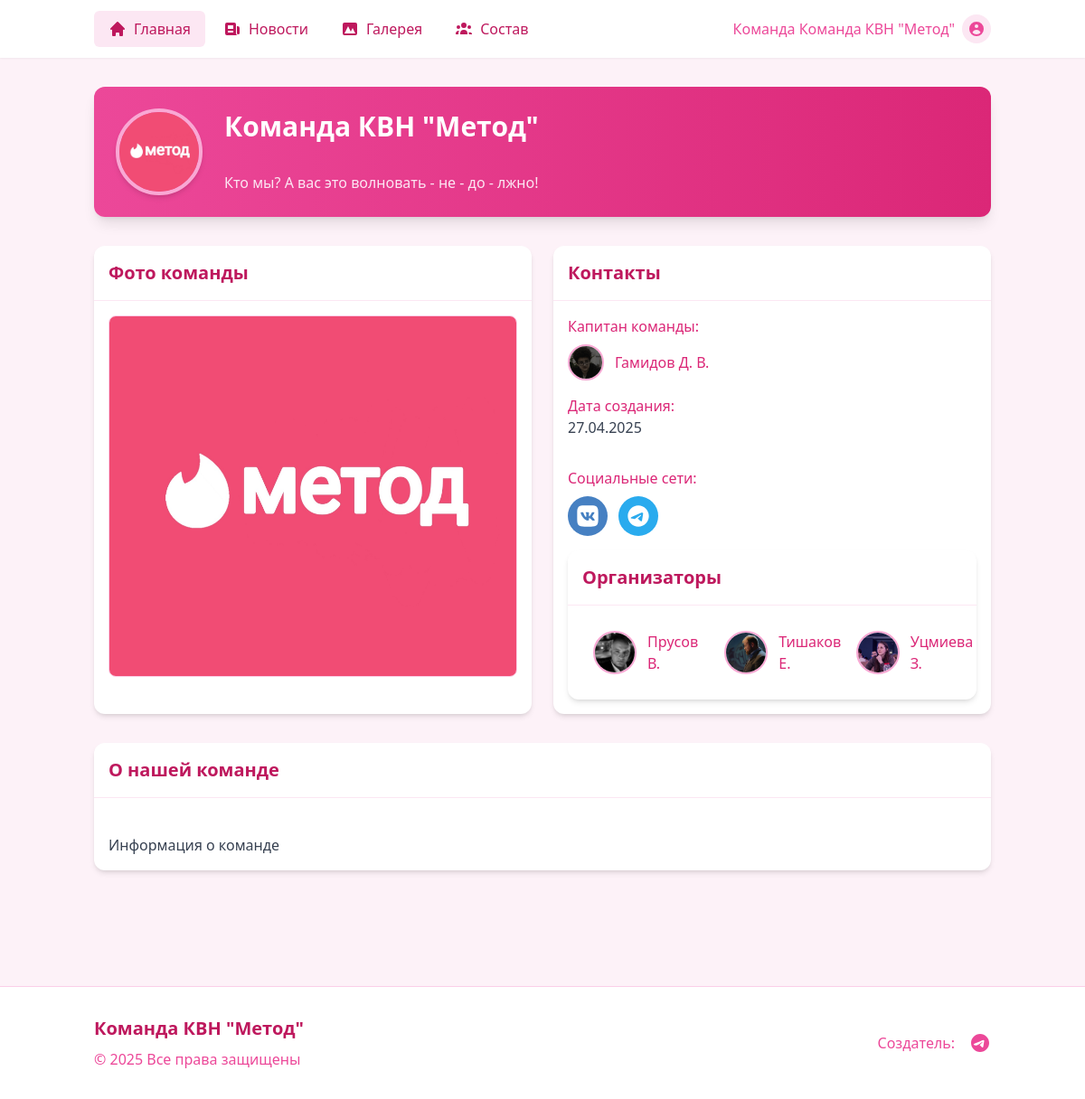
The page / on the database its author committed.
### data/group.py (models this page shows, shortened)
class VKTeam(SqlAlchemyBase):
    __tablename__ = 'vk_teams'
    id = Column(Integer, primary_key=True, autoincrement=True)
    captain_link = Column(String(255), nullable=False)
    group_link = Column(String(255), nullable=False)
    telegram_link = Column(String(255), nullable=False)
    group_id = Column(String(255), nullable=False)
    group_name = Column(String(255), nullable=False)
    photo = Column(String(255))  # Путь к изображению
    description = Column(Text)  # Для длинных описаний
    description2 = Column(Text)  # Для длинных описаний
    created_at = Column(DateTime, default=datetime.utcnow)
    updated_at = Column(DateTime, default=datetime.utcnow, onupdate=datetime.utcnow)

### data/capitan.py (models this page shows)
class TeamCaptain(SqlAlchemyBase):
    __tablename__ = 'team_captain'
    id = Column(Integer, primary_key=True)
    first_name = Column(String(50), nullable=False)
    last_name = Column(String(50), nullable=False)
    patronymic = Column(String(50))
    photo = Column(String(100))

### data/organize.py (models this page shows)
class Organizer(SqlAlchemyBase):
    __tablename__ = 'organizers'
    id = Column(Integer, primary_key=True)
    first_name = Column(String(50), nullable=False)
    last_name = Column(String(50), nullable=False)
    patronymic = Column(String(50))
    photo = Column(String(100))  # Только имя файла, например: "org1.jpg"
    position = Column(String(100))  # Должность/роль организатора
    vk_link = Column(String(255))  # Ссылка на профиль

### main_wb/main_page.py (the view)
@main.route('/')
def team_page():
    db_sess = create_session()
    team = db_sess.query(VKTeam).first()
    captain = db_sess.query(TeamCaptain).first()
    organizers = db_sess.query(Organizer).all()
    return render_template(
        'page.html',
        team=team,
        captain=captain,
        organizers=organizers,
        now=datetime.now()
    )

### data/db_session.py (called while the page is built)
def create_session() -> Session:
    global __factory
    return __factory()

### main_wb/templates/page.html (shortened to what this page needs)
<!DOCTYPE html>
<html lang="ru">
<head>
    <script src="https://cdn.tailwindcss.com"></script>
</head>
<body class="bg-pink-50 min-h-screen">
    <nav class="bg-white shadow-sm sticky top-0 z-50">
        <div class="container mx-auto px-4 py-3 flex justify-between items-center">
            <div class="flex space-x-1">
                <a href="/" class="px-4 py-2 rounded-md bg-pink-100 text-pink-700 font-medium nav-link flex items-center">
                    <svg class="w-5 h-5 mr-2" fill="currentColor" viewBox="0 0 20 20">
                        <path d="M10.707 2.293a1 1 0 00-1.414 0l-7 7a1 1 0 001.414 1.414L4 10.414V17a1 1 0 001 1h2a1 1 0 001-1v-2a1 1 0 011-1h2a1 1 0 011 1v2a1 1 0 001 1h2a1 1 0 001-1v-6.586l.293.293a1 1 0 001.414-1.414l-7-7z"/>
                    </svg>
                    Главная
                </a>
                <a href="/news" class="px-4 py-2 rounded-md text-pink-700 font-medium nav-link flex items-center">
                    <svg class="w-5 h-5 mr-2" fill="currentColor" viewBox="0 0 20 20">
                        <path fill-rule="evenodd" d="M2 5a2 2 0 012-2h8a2 2 0 012 2v10a2 2 0 002 2H4a2 2 0 01-2-2V5zm3 1h6v4H5V6zm6 6H5v2h6v-2z" clip-rule="evenodd"/>
                        <path d="M15 7h1a2 2 0 012 2v5.5a1.5 1.5 0 01-3 0V7z"/>
                    </svg>
                    Новости
                </a>
                <a href="/gallery" class="px-4 py-2 rounded-md text-pink-700 font-medium nav-link flex items-center">
                    <svg class="w-5 h-5 mr-2" fill="currentColor" viewBox="0 0 20 20">
                        <path fill-rule="evenodd" d="M4 3a2 2 0 00-2 2v10a2 2 0 002 2h12a2 2 0 002-2V5a2 2 0 00-2-2H4zm12 12H4l4-8 3 6 2-4 3 6z" clip-rule="evenodd"/>
                    </svg>
                    Галерея
                </a>
                <a href="/structure" class="px-4 py-2 rounded-md text-pink-700 font-medium nav-link flex items-center">
                    Состав
                </a>
            </div>
            <div class="flex items-center space-x-2">
                <span class="text-pink-500 font-medium">Команда {{ team.group_name if team else "" }}</span>
                <div class="w-8 h-8 rounded-full bg-pink-100 flex items-center justify-center">
                    <svg class="w-5 h-5 text-pink-500" fill="currentColor" viewBox="0 0 20 20">
                        <path fill-rule="evenodd" d="M18 10a8 8 0 11-16 0 8 8 0 0116 0zm-6-3a2 2 0 11-4 0 2 2 0 014 0zm-2 4a5 5 0 00-4.546 2.916A5.986 5.986 0 0010 16a5.986 5.986 0 004.546-2.084A5 5 0 0010 11z" clip-rule="evenodd"/>
                    </svg>
                </div>
            </div>
        </div>
    </nav>
    <main class="container mx-auto px-4 py-8 animate-fade-in">
        <div class="bg-gradient-to-r from-pink-500 to-pink-600 rounded-xl shadow-lg p-6 mb-8 text-white animate-slide-up">
            <div class="flex flex-col md:flex-row items-center">
                <img src="{{ url_for('static', filename=team.photo if team.photo else 'default_group.jpg') }}"
                     class="w-24 h-24 rounded-full border-4 border-pink-300 shadow-md mb-4 md:mb-0 md:mr-6">
                <div class="flex-1 min-w-0">
                    <h1 class="text-3xl font-bold break-words">{{ team.group_name if team else "Моя команда" }}</h1>
                    <p class="mt-2 text-pink-100 whitespace-pre-line break-words max-h-[150px] overflow-y-auto">
                        {{ team.description2 if team and team.description else "Лучшая команда в мире!" }}
                    </p>
                </div>
            </div>
        </div>
        <div class="grid grid-cols-1 md:grid-cols-2 gap-6 mb-8">
            <div class="info-card bg-white rounded-xl shadow-md overflow-hidden">
                <div class="p-4 border-b border-pink-100">
                    <h2 class="text-xl font-semibold text-pink-700">Фото команды</h2>
                </div>
                <div class="p-4">
                    <img src="{{ url_for('static', filename=team.photo) if team and team.photo else url_for('static', filename='default_group.jpg') }}"
                         class="team-image w-full">
                </div>
            </div>
            <div class="info-card bg-white rounded-xl shadow-md overflow-hidden">
                <div class="p-4 border-b border-pink-100">
                    <h2 class="text-xl font-semibold text-pink-700">Контакты</h2>
                </div>
                <div class="p-4 space-y-4">
                    <div>
                        <h3 class="font-medium text-pink-600 mb-2">Капитан команды:</h3>
                        <div class="flex items-center space-x-3">
                            {% if captain and captain.photo %}
                            <img src="{{ url_for('static', filename=captain.photo) }}"
                                 class="w-10 h-10 rounded-full object-cover border-2 border-pink-300 captain-avatar">
                            {% endif %}
                            <div>
                                {% if captain %}
                                <a href="{{ team.captain_link }}" target="_blank"
                                   class="text-pink-600 hover:text-pink-800 font-medium">
                                    {{ captain.last_name }}
                                    {{ captain.first_name|first }}.
                                    {% if captain.patronymic %}{{ captain.patronymic|first }}.{% endif %}
                                </a>
                                {% else %}
                                <span class="text-gray-500">Не указан</span>
                                {% endif %}
                            </div>
                        </div>
                    </div>
                    <div>
                        <h3 class="font-medium text-pink-600">Дата создания:</h3>
                        <p class="text-gray-700">
                            {{ team.created_at.strftime("%d.%m.%Y") if team else "Не указана" }}
                        </p>
                    </div>
                    <div class="pt-4">
                        <h3 class="font-medium text-pink-600 mb-2">Социальные сети:</h3>
                        <div class="flex space-x-3">
                            {% if team.group_link %}
                            <a href="{{ team.group_link }}" target="_blank" class="social-icon bg-[#4680C2] hover:bg-[#3a6ba5] text-white p-2 rounded-full">
                            </a>
                            {% endif %}
                            {% if team.telegram_link %}
                            <a href="{{ team.telegram_link }}" target="_blank" class="social-icon bg-[#2AABEE] hover:bg-[#229ED9] text-white p-2 rounded-full">
                            </a>
                            {% endif %}
                        </div>
                    </div>
                    <div class="info-card bg-white rounded-xl shadow-md overflow-hidden mb-8">
                        <div class="p-4 border-b border-pink-100">
                            <h2 class="text-xl font-semibold text-pink-700">Организаторы</h2>
                        </div>
                        <div class="p-4">
                            {% if organizers %}
                            <div class="grid grid-cols-1 sm:grid-cols-2 lg:grid-cols-3 gap-4">
                                {% for organizer in organizers %}
                                <div class="flex items-center space-x-3 p-3 hover:bg-pink-50 rounded-lg transition-colors">
                                    {% if organizer.photo %}
                                    <img src="{{ url_for('static', filename='organizers/' + organizer.photo) }}"
                                         class="w-12 h-12 rounded-full object-cover border-2 border-pink-300">
                                    {% endif %}
                                    <div>
                                        <a href="{{ organizer.vk_link }}" target="_blank"
                                           class="text-pink-600 hover:text-pink-800 font-medium">
                                            {{ organizer.last_name }}
                                            {{ organizer.first_name|first }}.
                                        </a>
                                    </div>
                                </div>
                                {% endfor %}
                            </div>
                            {% else %}
                            <p class="text-gray-500 text-center py-4">Организаторы не указаны</p>
                            {% endif %}
                        </div>
                    </div>
                </div>
            </div>
        </div>
        <div class="info-card bg-white rounded-xl shadow-md overflow-hidden mb-8">
            <div class="p-4 border-b border-pink-100">
                <h2 class="text-xl font-semibold text-pink-700">О нашей команде</h2>
            </div>
            <div class="p-4">
                <div class="whitespace-pre-line break-words max-h-[400px] overflow-y-auto text-gray-700">
                    {{ team.description if team and team.description else "Здесь будет подробное описание вашей команды, её достижения и другая важная информация." }}
                </div>
            </div>
        </div>
    </main>
    <footer class="bg-white border-t border-pink-200 py-8 mt-16">
        <div class="container mx-auto px-4">
            <div class="flex flex-col md:flex-row justify-between items-center">
                <div class="mb-4 md:mb-0">
                    <h3 class="text-xl font-bold text-pink-700 mb-2">{{ team.group_name if team else "Моя команда" }}</h3>
                    <p class="text-pink-500">© {{ now.year }} Все права защищены</p>
                </div>
                <div class="flex space-x-4">
                    <p class="text-pink-500"> Создатель: </p>
                    <a href="https://t.me/k0ki4_176" target="_blank" class="text-pink-500 hover:text-pink-700">
                    </a>
                </div>
            </div>
        </div>
    </footer>
</body>
</html>

### main_wb/templates/page.html (style rules this page uses)
.info-card { transition: all 0.3s ease; }
.team-image { max-height: 400px; object-fit: cover; border-radius: 0.5rem; border: 1px solid #fbcfe8; }
.social-icon { transition: transform 0.2s; }
.nav-link { position: relative; overflow: hidden; }
.nav-link:after { content: ''; position: absolute; bottom: 0; left: 0; width: 0; height: 2px; background: #ec4899; transition: width 0.3s ease; }

### rows shown on the page
VKTeam: group_name "Команда КВН \"Метод\"", photo (picture), description+description2 "Кто мы? А вас это волновать - не - до - лжно!", created_at "27.04.2025", description "Информация о команде"
TeamCaptain: photo (picture), last_name "Гамидов", first_name|first "Д", patronymic|first "В"
Organizer: photo (picture), last_name "Прусов", first_name|first "В"
Organizer: photo (picture), last_name "Тишаков", first_name|first "Е"
Organizer: photo (picture), last_name "Уцмиева", first_name|first "З"
